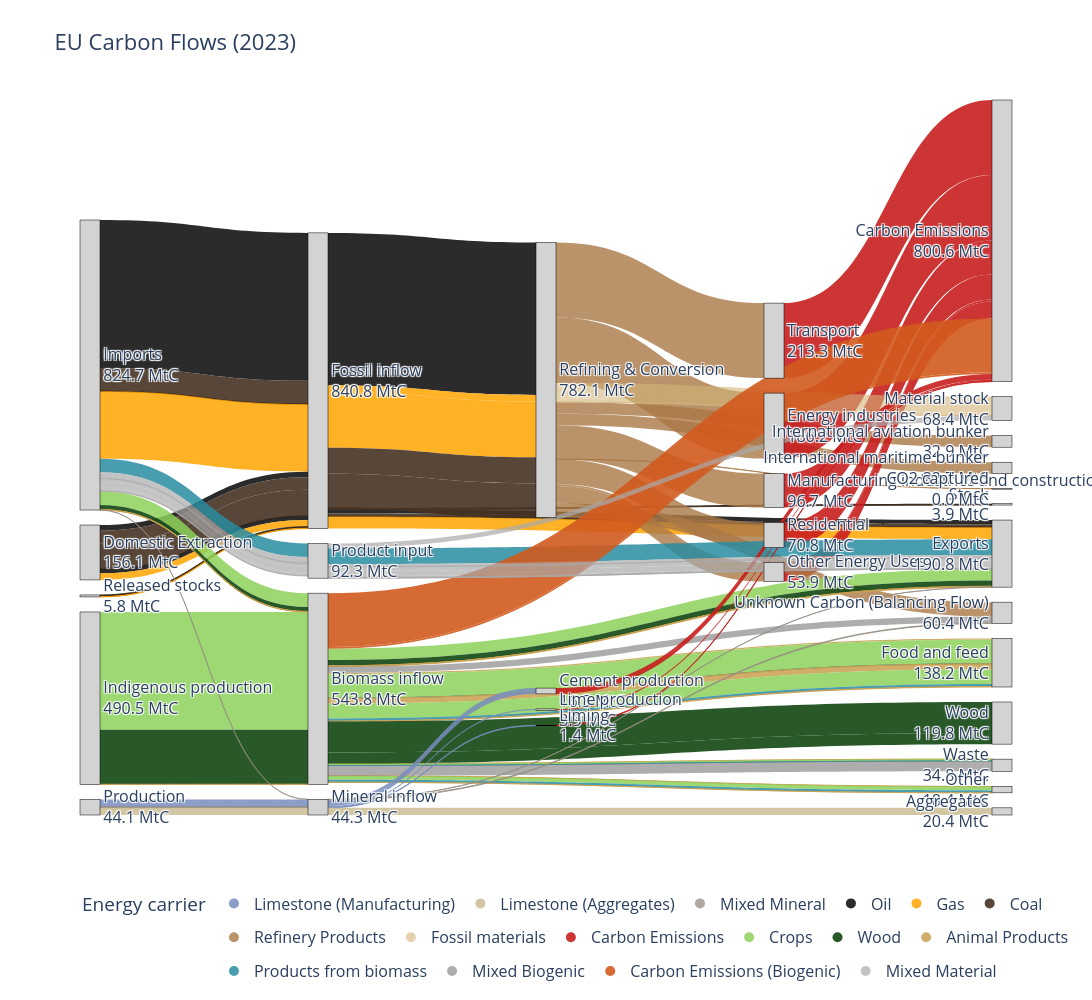

This figure's notebook cell:
### Markdown cell above
# Combined Sankey

### Code cell
# Load the CSV
df_combined = pd.read_csv("/Users/charlottewestenberg/Thesis/00data/from_excel/total sankey - policy cov.csv")

# create unique node list
all_nodes = pd.concat([df_combined["Source"], df_combined["Target"]]).unique()
node_dict = {node: i for i, node in enumerate(all_nodes)}

# map to numeric IDs
df_combined["source_id"] = df_combined["Source"].map(node_dict)
df_combined["target_id"] = df_combined["Target"].map(node_dict)


carrier_colors = {
    "Limestone (Manufacturing)": "rgba(120, 140, 190, 0.85)",  # clearer blue (industrial)
    "Limestone (Aggregates)":    "rgba(200, 185, 140, 0.80)",  # sandy beige (construction feel)
    "Mixed Mineral":             "rgba(150, 140, 130, 0.75)",  # neutral warm grey (mix)

    "Oil":                "rgba(20, 20, 20, 0.9)",        # darker → strong black in greyscale
    "Gas":                "rgba(255, 165, 0, 0.85)",      # keep orange, slightly अधिक opaque
    "Coal":               "rgba(70, 50, 35, 0.9)",        # darker brown → separates from refinery
    "Refinery Products":  "rgba(170, 120, 70, 0.8)",      # slightly lighter than before
    "Fossil materials":   "rgba(210, 180, 120, 0.6)",     # lighter + more transparent
    "Carbon Emissions":   "rgba(200, 30, 30, 0.9)",        # darker red → strong contrast in grey

    "Crops": "rgba(140, 210, 90, 0.85)",     # lighter → clearly light grey
    "Wood": "rgba(30, 80, 30, 0.95)",        # darker → strong dark anchor
    "Animal Products": "rgba(200, 160, 80, 0.85)",  # slightly darker ochre
    "Products from biomass": "rgba(40, 140, 160, 0.85)",  # slightly darker teal
    "Mixed Biogenic": "rgba(130, 130, 130, 0.65)",  # pushed toward neutral grey
    "Carbon Emissions (Biogenic)": "rgba(210, 90, 30, 0.9)",  # darker orange → stronger contrast

    "Mixed Material":            "rgba(170, 170, 170, 0.7)",   # neutral grey (for mixed/uncategorized)
}

df_combined["color"] = df_combined["Carrier"].map(carrier_colors).fillna("rgba(200,200,200,0.4)")

#calculate outflows per source and target nodes
source_totals = df_combined.groupby("Source")["Value_tC"].sum()
node_inflow = df_combined.groupby("Target")["Value_tC"].sum()

labels_with_values = []
for node in all_nodes:
    inflow = node_inflow.get(node, 0)
    outflow = source_totals.get(node, 0)
    # choose what to display
    value = inflow if inflow > 0 else outflow
    if value > 0:
        labels_with_values.append(f"{node}<br>{value/1e6:.1f} MtC")
    else:
        labels_with_values.append(node)

fig = go.Figure(data=[go.Sankey(
    
    node=dict(
        pad=15,
        thickness=20,
        line=dict(color="black", width=0.5),
        label=labels_with_values,
        color="lightgrey"
    ),

    link=dict(
        source=df_combined["source_id"],
        target=df_combined["target_id"],
        value=df_combined["Value_tC"],
        color=df_combined["color"]
    )
)])

for carrier, color in carrier_colors.items():
    fig.add_trace(go.Scatter(
        x=[None],
        y=[None],
        mode='markers',
        marker=dict(size=10, color=color),
        legendgroup=carrier,
        showlegend=True,
        name=carrier
    ))

fig.update_layout(
    title_text="EU Carbon Flows (2023)",
    font_size=16,
    width=1600,
    height=1000,
    showlegend=True,
    legend=dict(
        title="Energy carrier",
        orientation="h",
        y=-0.1
    ),
    xaxis=dict(visible=False),
    yaxis=dict(visible=False),
    plot_bgcolor="white",
    paper_bgcolor="white"
)

fig.show()

### Figure 1 — Plotly figure (JSON) as saved in the notebook; plotly's stock layout.template omitted (floating-point values rounded to 4 significant figures)
{"data": [{"link": {"color": ["rgba(20, 20, 20, 0.9)", "rgba(70, 50, 35, 0.9)", "rgba(70, 50, 35, 0.9)", "rgba(70, 50, 35, 0.9)", "rgba(255, 165, 0, 0.85)", "rgba(20, 20, 20, 0.9)", "rgba(70, 50, 35, 0.9)", "rgba(70, 50, 35, 0.9)", "rgba(70, 50, 35, 0.9)", "rgba(20, 20, 20, 0.9)", "rgba(255, 165, 0, 0.85)", "rgba(20, 20, 20, 0.9)", "rgba(70, 50, 35, 0.9)", "rgba(70, 50, 35, 0.9)", "rgba(70, 50, 35, 0.9)", "rgba(255, 165, 0, 0.85)", "rgba(70, 50, 35, 0.9)", "rgba(70, 50, 35, 0.9)", "rgba(20, 20, 20, 0.9)", "rgba(255, 165, 0, 0.85)", "rgba(20, 20, 20, 0.9)", "rgba(70, 50, 35, 0.9)", "rgba(20, 20, 20, 0.9)", "rgba(255, 165, 0, 0.85)", "rgba(255, 165, 0, 0.85)", "rgba(70, 50, 35, 0.9)", "rgba(70, 50, 35, 0.9)", "rgba(70, 50, 35, 0.9)", "rgba(170, 120, 70, 0.8)", "rgba(170, 120, 70, 0.8)", "rgba(170, 120, 70, 0.8)", "rgba(170, 120, 70, 0.8)", "rgba(170, 120, 70, 0.8)", "rgba(170, 120, 70, 0.8)", "rgba(170, 120, 70, 0.8)", "rgba(170, 120, 70, 0.8)", "rgba(170, 120, 70, 0.8)", "rgba(200, 30, 30, 0.9)", "rgba(200, 30, 30, 0.9)", "rgba(200, 30, 30, 0.9)", "rgba(200, 30, 30, 0.9)", "rgba(200, 30, 30, 0.9)", "rgba(200, 30, 30, 0.9)", "rgba(210, 180, 120, 0.6)", "rgba(210, 180, 120, 0.6)", "rgba(210, 180, 120, 0.6)", "rgba(170, 120, 70, 0.8)", "rgba(140, 210, 90, 0.85)", "rgba(30, 80, 30, 0.95)", "rgba(200, 160, 80, 0.85)", "rgba(140, 210, 90, 0.85)", "rgba(30, 80, 30, 0.95)", "rgba(200, 160, 80, 0.85)", "rgba(200, 160, 80, 0.85)", "rgba(40, 140, 160, 0.85)", "rgba(140, 210, 90, 0.85)", "rgba(30, 80, 30, 0.95)", "rgba(200, 160, 80, 0.85)", "rgba(200, 160, 80, 0.85)", "rgba(40, 140, 160, 0.85)", "rgba(200, 160, 80, 0.85)", "rgba(140, 210, 90, 0.85)", "rgba(40, 140, 160, 0.85)", "rgba(200, 160, 80, 0.85)", "rgba(200, 160, 80, 0.85)", "rgba(140, 210, 90, 0.85)", "rgba(40, 140, 160, 0.85)", "rgba(200, 160, 80, 0.85)", "rgba(200, 160, 80, 0.85)", "rgba(140, 210, 90, 0.85)", "rgba(40, 140, 160, 0.85)", "rgba(200, 160, 80, 0.85)", "rgba(140, 210, 90, 0.85)", "rgba(40, 140, 160, 0.85)", "rgba(200, 160, 80, 0.85)", "rgba(210, 90, 30, 0.9)", "rgba(30, 80, 30, 0.95)", "rgba(30, 80, 30, 0.95)", "rgba(130, 130, 130, 0.65)", "rgba(210, 90, 30, 0.9)", "rgba(130, 130, 130, 0.65)", "rgba(120, 140, 190, 0.85)", "rgba(150, 140, 130, 0.75)", "rgba(150, 140, 130, 0.75)", "rgba(200, 185, 140, 0.80)", "rgba(150, 140, 130, 0.75)", "rgba(120, 140, 190, 0.85)", "rgba(120, 140, 190, 0.85)", "rgba(120, 140, 190, 0.85)", "rgba(200, 185, 140, 0.80)", "rgba(150, 140, 130, 0.75)", "rgba(200, 30, 30, 0.9)", "rgba(200, 30, 30, 0.9)", "rgba(200, 30, 30, 0.9)", "rgba(150, 140, 130, 0.75)", "rgba(170, 170, 170, 0.7)", "rgba(170, 170, 170, 0.7)", "rgba(170, 170, 170, 0.7)", "rgba(170, 170, 170, 0.7)", "rgba(170, 170, 170, 0.7)", "rgba(170, 170, 170, 0.7)", "rgba(170, 170, 170, 0.7)", "rgba(170, 170, 170, 0.7)", "rgba(170, 170, 170, 0.7)", "rgba(170, 170, 170, 0.7)", "rgba(170, 170, 170, 0.7)", "rgba(170, 170, 170, 0.7)", "rgba(170, 170, 170, 0.7)", "rgba(170, 170, 170, 0.7)", "rgba(170, 170, 170, 0.7)"], "source": [0, 0, 0, 0, 0, 1, 1, 1, 1, 1, 1, 2, 2, 2, 2, 2, 3, 3, 3, 3, 2, 2, 2, 2, 2, 2, 2, 2, 4, 4, 4, 4, 4, 4, 4, 4, 4, 5, 6, 7, 8, 9, 5, 4, 4, 4, 4, 10, 10, 10, 0, 0, 0, 0, 0, 11, 11, 11, 11, 12, 11, 11, 11, 11, 11, 11, 11, 11, 11, 11, 11, 11, 11, 11, 11, 11, 11, 11, 11, 11, 11, 13, 13, 13, 13, 0, 14, 14, 14, 14, 14, 15, 16, 17, 14, 0, 0, 0, 0, 0, 0, 0, 12, 12, 12, 12, 12, 12, 12, 12], "target": [2, 2, 2, 2, 2, 2, 2, 2, 2, 2, 2, 18, 18, 18, 18, 18, 2, 2, 2, 2, 19, 19, 4, 4, 4, 4, 4, 4, 5, 6, 7, 8, 9, 5, 20, 21, 22, 23, 23, 23, 23, 23, 23, 24, 24, 24, 25, 11, 11, 11, 11, 11, 11, 11, 12, 18, 18, 18, 18, 18, 26, 26, 26, 26, 26, 26, 26, 26, 27, 27, 27, 28, 28, 28, 28, 23, 29, 29, 27, 23, 25, 14, 14, 14, 14, 14, 15, 16, 17, 30, 18, 23, 23, 23, 25, 12, 12, 12, 12, 12, 12, 12, 18, 18, 18, 18, 18, 18, 18, 24], "value": [420500000.0, 66170000.0, 516500.0, 22480.0, 191600000.0, 16120000.0, 35600000.0, 73770000.0, 538800.0, 11340000.0, 18750000.0, 12190000.0, 7369000.0, 892100.0, 8079.0, 34310000.0, 2506000.0, 830400.0, 1157000.0, 1262000.0, 3420000.0, 442300.0, 433500000.0, 18750000.0, 158600000.0, 74230000.0, 96910000.0, 110900.0, 5595000.0, 213300000.0, 96750000.0, 186200000.0, 70800000.0, 48340000.0, 32930000.0, 32660000.0, 14000.0, 5595000.0, 213300000.0, 96750000.0, 186200000.0, 70800000.0, 48340000.0, 44460000.0, 9365000.0, 911500.0, 40820000.0, 335200000.0, 154800000.0, 575000.0, 39370000.0, 12500000.0, 707400.0, 680800.0, 38400000.0, 32500000.0, 16310000.0, 227900.0, 1997000.0, 44430000.0, 3693000.0, 68410000.0, 369600.0, 191400.0, 15000000.0, 42010000.0, 7208000.0, 1328000.0, 129500.0, 5258000.0, 19930.0, 510000.0, 10930000.0, 6991000.0, 2860.0, 153100000.0, 88420000.0, 31370000.0, 29350000.0, 4808000.0, 17660000.0, 21080000.0, 731900.0, 1943000.0, 20360000.0, 224800.0, 16520000.0, 3854000.0, 1404000.0, 20360000.0, 272000.0, 16520000.0, 3854000.0, 1404000.0, 1927000.0, 17580000.0, 184700.0, 10200000.0, 15050000.0, 4831000.0, 4797000.0, 1245000.0, 7479000.0, 546100.0, 11470000.0, 14640000.0, 3931000.0, 1843000.0, 370600.0, 13620000.0]}, "node": {"color": "lightgrey", "label": ["Imports<br>824.7 MtC", "Domestic Extraction<br>156.1 MtC", "Fossil inflow<br>840.8 MtC", "Released stocks<br>5.8 MtC", "Refining & Conversion<br>782.1 MtC", "Other Energy Uses<br>53.9 MtC", "Transport<br>213.3 MtC", "Manufacturing industries and construction<br>96.7 MtC", "Energy industries<br>186.2 MtC", "Residential<br>70.8 MtC", "Indigenous production<br>490.5 MtC", "Biomass inflow<br>543.8 MtC", "Product input<br>92.3 MtC", "Production<br>44.1 MtC", "Mineral inflow<br>44.3 MtC", "Cement production<br>16.5 MtC", "Lime production<br>3.9 MtC", "Liming<br>1.4 MtC", "Exports<br>190.8 MtC", "Stock<br>3.9 MtC", "International aviation bunker<br>32.9 MtC", "International maritime bunker<br>32.7 MtC", "CO2 captured<br>0.0 MtC", "Carbon Emissions<br>800.6 MtC", "Material stock<br>68.4 MtC", "Unknown Carbon (Balancing Flow)<br>60.4 MtC", "Food and feed<br>138.2 MtC", "Waste<br>34.8 MtC", "Other<br>18.4 MtC", "Wood<br>119.8 MtC", "Aggregates<br>20.4 MtC"], "line": {"color": "black", "width": 0.5}, "pad": 15, "thickness": 20}, "type": "sankey"}, {"legendgroup": "Limestone (Manufacturing)", "marker": {"color": "rgba(120, 140, 190, 0.85)", "size": 10}, "mode": "markers", "name": "Limestone (Manufacturing)", "showlegend": true, "type": "scatter", "x": [null], "y": [null]}, {"legendgroup": "Limestone (Aggregates)", "marker": {"color": "rgba(200, 185, 140, 0.80)", "size": 10}, "mode": "markers", "name": "Limestone (Aggregates)", "showlegend": true, "type": "scatter", "x": [null], "y": [null]}, {"legendgroup": "Mixed Mineral", "marker": {"color": "rgba(150, 140, 130, 0.75)", "size": 10}, "mode": "markers", "name": "Mixed Mineral", "showlegend": true, "type": "scatter", "x": [null], "y": [null]}, {"legendgroup": "Oil", "marker": {"color": "rgba(20, 20, 20, 0.9)", "size": 10}, "mode": "markers", "name": "Oil", "showlegend": true, "type": "scatter", "x": [null], "y": [null]}, {"legendgroup": "Gas", "marker": {"color": "rgba(255, 165, 0, 0.85)", "size": 10}, "mode": "markers", "name": "Gas", "showlegend": true, "type": "scatter", "x": [null], "y": [null]}, {"legendgroup": "Coal", "marker": {"color": "rgba(70, 50, 35, 0.9)", "size": 10}, "mode": "markers", "name": "Coal", "showlegend": true, "type": "scatter", "x": [null], "y": [null]}, {"legendgroup": "Refinery Products", "marker": {"color": "rgba(170, 120, 70, 0.8)", "size": 10}, "mode": "markers", "name": "Refinery Products", "showlegend": true, "type": "scatter", "x": [null], "y": [null]}, {"legendgroup": "Fossil materials", "marker": {"color": "rgba(210, 180, 120, 0.6)", "size": 10}, "mode": "markers", "name": "Fossil materials", "showlegend": true, "type": "scatter", "x": [null], "y": [null]}, {"legendgroup": "Carbon Emissions", "marker": {"color": "rgba(200, 30, 30, 0.9)", "size": 10}, "mode": "markers", "name": "Carbon Emissions", "showlegend": true, "type": "scatter", "x": [null], "y": [null]}, {"legendgroup": "Crops", "marker": {"color": "rgba(140, 210, 90, 0.85)", "size": 10}, "mode": "markers", "name": "Crops", "showlegend": true, "type": "scatter", "x": [null], "y": [null]}, {"legendgroup": "Wood", "marker": {"color": "rgba(30, 80, 30, 0.95)", "size": 10}, "mode": "markers", "name": "Wood", "showlegend": true, "type": "scatter", "x": [null], "y": [null]}, {"legendgroup": "Animal Products", "marker": {"color": "rgba(200, 160, 80, 0.85)", "size": 10}, "mode": "markers", "name": "Animal Products", "showlegend": true, "type": "scatter", "x": [null], "y": [null]}, {"legendgroup": "Products from biomass", "marker": {"color": "rgba(40, 140, 160, 0.85)", "size": 10}, "mode": "markers", "name": "Products from biomass", "showlegend": true, "type": "scatter", "x": [null], "y": [null]}, {"legendgroup": "Mixed Biogenic", "marker": {"color": "rgba(130, 130, 130, 0.65)", "size": 10}, "mode": "markers", "name": "Mixed Biogenic", "showlegend": true, "type": "scatter", "x": [null], "y": [null]}, {"legendgroup": "Carbon Emissions (Biogenic)", "marker": {"color": "rgba(210, 90, 30, 0.9)", "size": 10}, "mode": "markers", "name": "Carbon Emissions (Biogenic)", "showlegend": true, "type": "scatter", "x": [null], "y": [null]}, {"legendgroup": "Mixed Material", "marker": {"color": "rgba(170, 170, 170, 0.7)", "size": 10}, "mode": "markers", "name": "Mixed Material", "showlegend": true, "type": "scatter", "x": [null], "y": [null]}], "layout": {"font": {"size": 16}, "height": 1000, "legend": {"orientation": "h", "title": {"text": "Energy carrier"}, "y": -0.1}, "paper_bgcolor": "white", "plot_bgcolor": "white", "showlegend": true, "title": {"text": "EU Carbon Flows (2023)"}, "width": 1600, "xaxis": {"visible": false}, "yaxis": {"visible": false}}}
